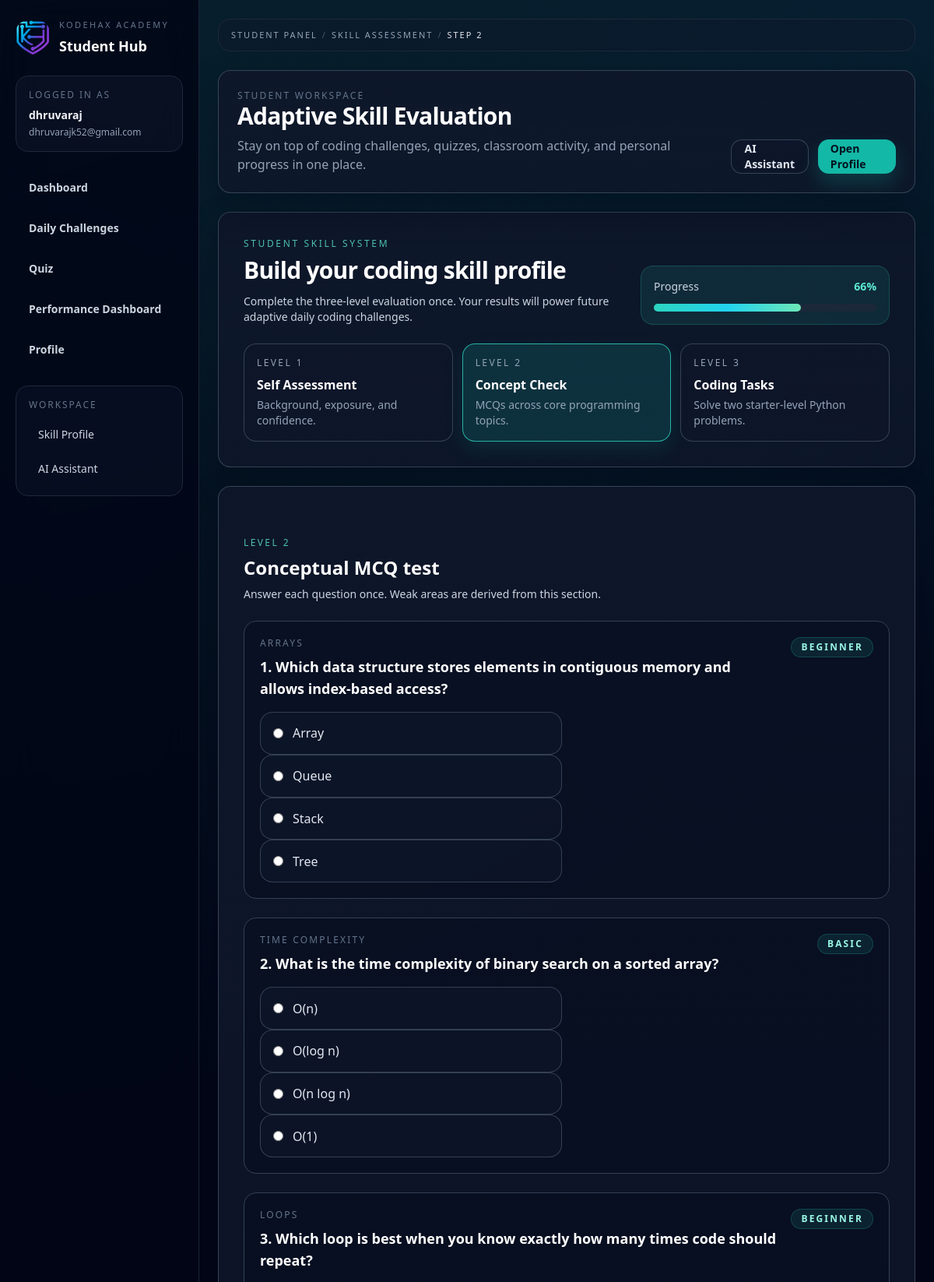
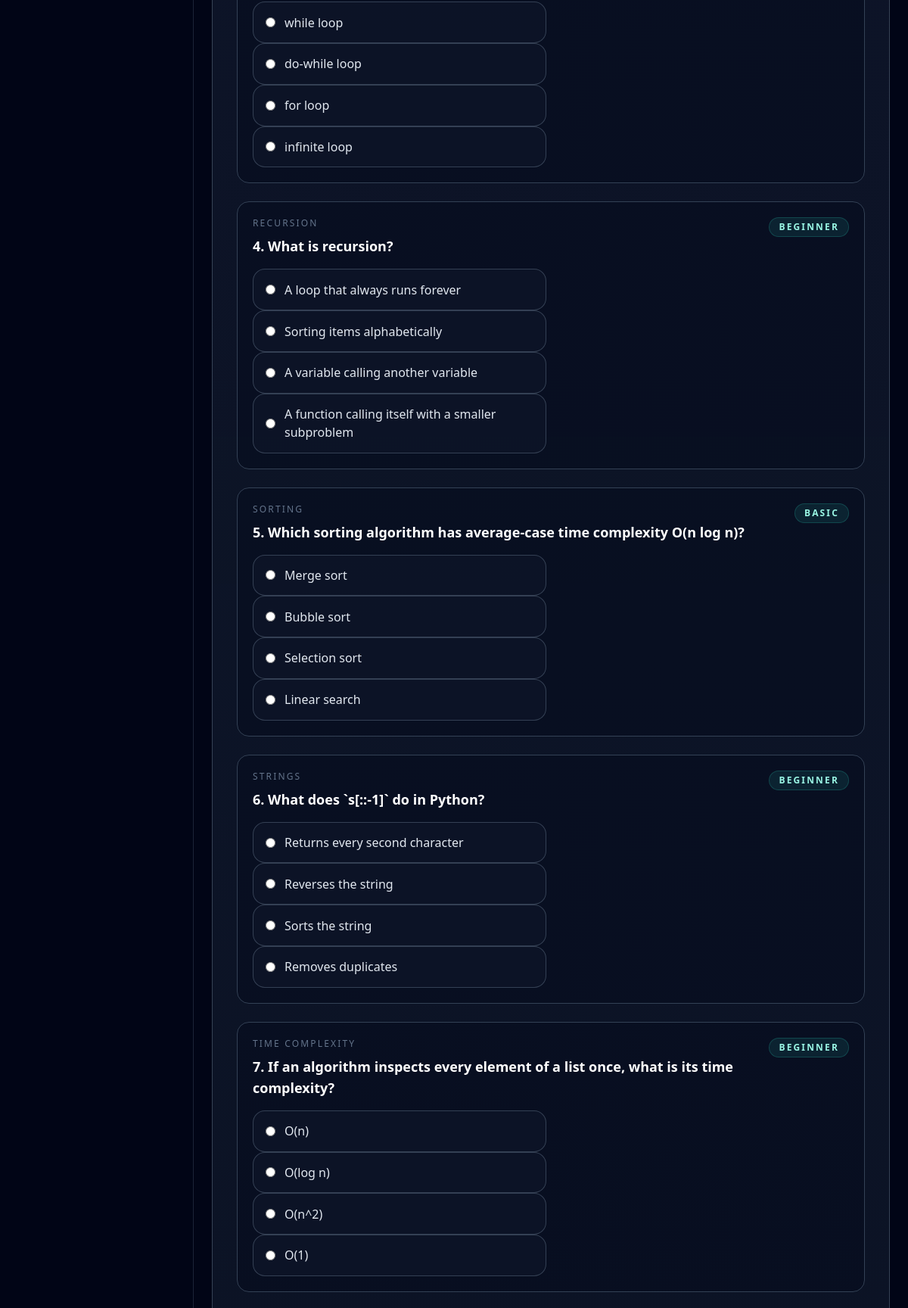
The page /student/skill-assessment/step/2/ (signed in, upper part) on the database its author committed (2 pictures, top to bottom).
### users/models.py (models this page shows, shortened)
class User(AbstractUser):
    ROLE_CHOICES = (
        ('student', 'Student'),
        ('teacher', 'Teacher'),
        ('admin', 'Admin'),
    )
    role = models.CharField(max_length=10, choices=ROLE_CHOICES)
    is_email_verified = models.BooleanField(default=False)
    last_otp_verified_at = models.DateTimeField(null=True, blank=True)

### skill_assessment/models.py (models this page shows, shortened)
class AssessmentQuestion(models.Model):
    DIFFICULTY_BEGINNER = "beginner"
    DIFFICULTY_BASIC = "basic"
    DIFFICULTY_INTERMEDIATE = "intermediate"
    DIFFICULTY_CHOICES = (
        (DIFFICULTY_BEGINNER, "Beginner"),
        (DIFFICULTY_BASIC, "Basic"),
        (DIFFICULTY_INTERMEDIATE, "Intermediate"),
    )
    question_text = models.TextField()
    topic = models.CharField(max_length=50)
    options = models.JSONField(default=list)
    correct_answer = models.CharField(max_length=255)
    difficulty = models.CharField(
        max_length=20,
        choices=DIFFICULTY_CHOICES,
        default=DIFFICULTY_BEGINNER,
    )
    order = models.PositiveIntegerField(default=0)
    is_active = models.BooleanField(default=True)
    created_at = models.DateTimeField(auto_now_add=True)
    updated_at = models.DateTimeField(auto_now=True)
    class Meta:
        ordering = ("order", "id")

### skill_assessment/views.py (the view, shortened to what this page needs)
# urls.py: path("step/<int:step>/", views.assessment_step, name="skill_assessment_step"),
@login_required
def assessment_step(request, step):
    redirect_response = _ensure_student(request)
    if redirect_response:
        return redirect_response
    ensure_default_assessment_content()
    assessment = _get_student_assessment(request.user)
    if assessment.completed:
        messages.info(request, "Your skill evaluation has already been completed.")
        return redirect("skill_assessment_profile")
    step = max(1, min(int(step), 3))
    if step > assessment.current_step:
        return redirect("skill_assessment_step", step=assessment.current_step)
    questions = list(
        AssessmentQuestion.objects.filter(is_active=True).order_by("order", "id")[:10]
    )
    problems = list(
        CodingProblem.objects.filter(is_active=True).order_by("order", "id")[:2]
    )
    if step == 1:
        initial = assessment.self_assessment_answers or None
        form = SelfAssessmentForm(request.POST or None, initial=initial)
        if request.method == "POST" and form.is_valid():
            score = calculate_self_assessment_score(form.cleaned_data)
            assessment.self_assessment_answers = form.cleaned_data
            assessment.self_assessment_score = score
            assessment.current_step = 2
            assessment.save(
                update_fields=[
                    "self_assessment_answers",
                    "self_assessment_score",
                    "current_step",
                    "updated_at",
                ]
            )
            return redirect("skill_assessment_step", step=2)
    elif step == 2:
        initial = assessment.mcq_answers or None
        form = MCQAssessmentForm(request.POST or None, initial=initial, questions=questions)
    context = {
        "assessment": assessment,
        "form": form,
        "questions": questions,
        "problems": problems,
        "step": step,
        "step_percent": int((step / 3) * 100),
        "total_steps": 3,
    }
    return render(request, "skill_assessment/assessment_form.html", context)

### templates/skill_assessment/assessment_form.html (shortened to what this page needs)
{% extends "student/base.html" %}
{% load skill_assessment_tags %}
{% block header %}Adaptive Skill Evaluation{% endblock %}
{% block content %}
<div class="space-y-6">
  <section class="glass-card p-6 sm:p-8">
    <div class="flex flex-col gap-4 lg:flex-row lg:items-end lg:justify-between">
      <div>
        <p class="text-xs uppercase tracking-[0.22em] text-teal-300/80">Student Skill System</p>
        <h2 class="mt-2 text-2xl font-black tracking-tight text-white sm:text-3xl">Build your coding skill profile</h2>
        <p class="mt-3 max-w-3xl text-sm text-slate-300">
          Complete the three-level evaluation once. Your results will power future adaptive daily coding challenges.
        </p>
      </div>
      <div class="w-full rounded-2xl border border-teal-400/20 bg-teal-400/10 p-4 lg:max-w-xs">
        <div class="flex items-center justify-between text-sm">
          <span class="text-slate-300">Progress</span>
          <span class="font-semibold text-teal-300">{{ step_percent }}%</span>
        </div>
        <div class="mt-3 h-2.5 rounded-full bg-slate-800/80">
          <div class="h-2.5 rounded-full bg-gradient-to-r from-teal-400 via-cyan-400 to-emerald-300" style="width: {{ step_percent }}%;"></div>
        </div>
      </div>
    </div>
    <div class="mt-6 grid grid-cols-1 gap-3 md:grid-cols-3">
      <div class="step-pill {% if step == 1 %}active{% endif %} rounded-2xl p-4">
        <p class="text-xs uppercase tracking-[0.2em] text-slate-400">Level 1</p>
        <h3 class="mt-2 font-semibold text-white">Self Assessment</h3>
        <p class="mt-1 text-sm text-slate-400">Background, exposure, and confidence.</p>
      </div>
      <div class="step-pill {% if step == 2 %}active{% endif %} rounded-2xl p-4">
        <p class="text-xs uppercase tracking-[0.2em] text-slate-400">Level 2</p>
        <h3 class="mt-2 font-semibold text-white">Concept Check</h3>
        <p class="mt-1 text-sm text-slate-400">MCQs across core programming topics.</p>
      </div>
      <div class="step-pill {% if step == 3 %}active{% endif %} rounded-2xl p-4">
        <p class="text-xs uppercase tracking-[0.2em] text-slate-400">Level 3</p>
        <h3 class="mt-2 font-semibold text-white">Coding Tasks</h3>
        <p class="mt-1 text-sm text-slate-400">Solve two starter-level Python problems.</p>
      </div>
    </div>
  </section>
  <section class="glass-card p-6 sm:p-8">
    <form method="post" class="space-y-8">
      {% if step == 1 %}
      <div class="space-y-6">
        <div>
          <p class="text-xs uppercase tracking-[0.2em] text-teal-300/80">Level 1</p>
          <h3 class="mt-2 text-2xl font-black text-white">Self assessment</h3>
          <p class="mt-2 text-sm text-slate-300">Tell us how much coding exposure you already have.</p>
        </div>
        <div class="grid grid-cols-1 gap-5 lg:grid-cols-2">
          <div>
            <label class="mb-2 block text-sm font-semibold text-slate-200">{{ form.programming_language_familiarity.label }}</label>
            {{ form.programming_language_familiarity }}
            {% if form.programming_language_familiarity.errors %}
            <p class="mt-2 text-sm text-rose-300">{{ form.programming_language_familiarity.errors.0 }}</p>
            {% endif %}
          </div>
          <div>
            <label class="mb-2 block text-sm font-semibold text-slate-200">{{ form.coding_experience_duration.label }}</label>
            {{ form.coding_experience_duration }}
            {% if form.coding_experience_duration.errors %}
            <p class="mt-2 text-sm text-rose-300">{{ form.coding_experience_duration.errors.0 }}</p>
            {% endif %}
          </div>
        </div>
        <div>
          <label class="mb-3 block text-sm font-semibold text-slate-200">{{ form.platforms_used.label }}</label>
          <div class="choice-card grid grid-cols-1 gap-3 md:grid-cols-2 xl:grid-cols-3">
            {{ form.platforms_used }}
          </div>
        </div>
        <div>
          <label class="mb-3 block text-sm font-semibold text-slate-200">{{ form.confidence_rating.label }}</label>
          <div class="radio-grid grid grid-cols-1 gap-3 md:grid-cols-2 xl:grid-cols-5">
            {{ form.confidence_rating }}
          </div>
          {% if form.confidence_rating.errors %}
          <p class="mt-2 text-sm text-rose-300">{{ form.confidence_rating.errors.0 }}</p>
          {% endif %}
        </div>
      </div>
      {% elif step == 2 %}
      <div class="space-y-6">
        <div>
          <p class="text-xs uppercase tracking-[0.2em] text-teal-300/80">Level 2</p>
          <h3 class="mt-2 text-2xl font-black text-white">Conceptual MCQ test</h3>
          <p class="mt-2 text-sm text-slate-300">Answer each question once. Weak areas are derived from this section.</p>
        </div>
        {% for question in questions %}
        {% with field_name='question_'|field_name:question.id %}
        <article class="rounded-2xl border border-slate-700 bg-slate-950/35 p-5">
          <div class="flex items-start justify-between gap-4">
            <div>
              <p class="text-xs uppercase tracking-[0.18em] text-slate-500">{{ question.topic }}</p>
              <h4 class="mt-2 text-lg font-semibold text-white">{{ forloop.counter }}. {{ question.question_text }}</h4>
            </div>
            <span class="rounded-full border border-teal-400/20 bg-teal-400/10 px-3 py-1 text-xs font-semibold uppercase tracking-[0.18em] text-teal-200">
              {{ question.difficulty }}
            </span>
          </div>
          <div class="radio-grid mt-4 grid grid-cols-1 gap-3 lg:grid-cols-2">
            {{ form|get_item:field_name }}
          </div>
        </article>
        {% endwith %}
        {% endfor %}
      </div>
      {% endif %}
    </form>
  </section>
</div>
{% endblock %}

### templates/student/base.html (shortened to what this page needs)
{% load static breadcrumbs %}
<!DOCTYPE html>
<html lang="en">
<head>
    <script src="https://cdn.tailwindcss.com"></script>
</head>
<body class="min-h-screen overflow-x-hidden">
{% with current_path=request.path %}
<div class="min-h-screen flex flex-col lg:flex-row">
    <aside class="hidden lg:block w-64 shrink-0 border-r border-slate-800/90 bg-slate-950/85 backdrop-blur-xl">
        <div class="flex h-screen flex-col px-5 py-6">
            <div class="reveal">
                <div class="flex items-center gap-3">
                    <img src="{% static 'image/image.png' %}" alt="Kodehax Academy logo" class="h-11 w-11 rounded-2xl object-cover">
                    <div>
                        <p class="text-[11px] uppercase tracking-[0.22em] text-slate-500">Kodehax Academy</p>
                        <h1 class="mt-1 text-lg font-black text-white">Student Hub</h1>
                    </div>
                </div>
                <div class="mt-6 rounded-2xl border border-slate-800 bg-slate-900/55 p-4">
                    <p class="text-xs uppercase tracking-[0.16em] text-slate-500">Logged in as</p>
                    <p class="mt-2 truncate text-sm font-semibold text-slate-100">{{ request.user.username }}</p>
                    <p class="mt-1 truncate text-xs text-slate-400">{{ request.user.email }}</p>
                </div>
            </div>
            <nav class="mt-6 space-y-2 reveal delay-1">
                <a href="{% url 'student_dashboard' %}" class="nav-link {% if '/student/dashboard/' in current_path %}active{% else %}text-slate-300{% endif %} flex min-h-11 items-center rounded-2xl px-4 text-sm font-semibold">
                    Dashboard
                </a>
                <a href="{% url 'daily_challenges_today' %}" class="nav-link {% if '/daily-challenges/' in current_path %}active{% else %}text-slate-300{% endif %} flex min-h-11 items-center rounded-2xl px-4 text-sm font-semibold">
                    Daily Challenges
                </a>
                <a href="{% url 'view_assignments' %}" class="nav-link {% if '/student/assignments/' in current_path %}active{% else %}text-slate-300{% endif %} flex min-h-11 items-center rounded-2xl px-4 text-sm font-semibold">
                    Quiz
                </a>
                <a href="{% url 'student_performance_dashboard' %}" class="nav-link {% if '/student/performance/' in current_path %}active{% else %}text-slate-300{% endif %} flex min-h-11 items-center rounded-2xl px-4 text-sm font-semibold">
                    Performance Dashboard
                </a>
                <a href="{% url 'student_profile' %}" class="nav-link {% if '/student/profile/' in current_path %}active{% else %}text-slate-300{% endif %} flex min-h-11 items-center rounded-2xl px-4 text-sm font-semibold">
                    Profile
                </a>
            </nav>
            <div class="mt-6 rounded-2xl border border-slate-800 bg-slate-900/45 p-4 reveal delay-2">
                <p class="text-xs uppercase tracking-[0.16em] text-slate-500">Workspace</p>
                <div class="mt-3 space-y-2 text-sm">
                    <a href="{% url 'skill_assessment_profile' %}" class="block rounded-xl px-3 py-2 text-slate-300 transition hover:bg-slate-900 hover:text-white">Skill Profile</a>
                    <a href="{% url 'chat_page' %}" class="block rounded-xl px-3 py-2 text-slate-300 transition hover:bg-slate-900 hover:text-white">AI Assistant</a>
                </div>
            </div>
        </div>
    </aside>
    <div class="flex min-h-screen flex-1 flex-col">
        <main class="flex-1 overflow-y-auto custom-scroll">
            <div class="px-4 py-5 pb-28 sm:px-6 sm:py-6 sm:pb-28 lg:pb-8">
                <div class="mx-auto max-w-7xl space-y-6">
                    <div class="hidden rounded-2xl border border-slate-800 bg-slate-900/45 px-4 py-3 text-xs text-slate-400 lg:block">
                        {% module_breadcrumbs "student" %}
                    </div>
                    <section class="surface-card reveal p-5 sm:p-6">
                        <div class="flex flex-col gap-4 sm:flex-row sm:items-end sm:justify-between">
                            <div>
                                <p class="text-xs uppercase tracking-[0.18em] text-slate-500 lg:block hidden">Student Workspace</p>
                                <h1 class="text-xl font-black tracking-tight text-white md:text-2xl lg:text-3xl">{% block header %}Student Dashboard{% endblock %}</h1>
                                <p class="mt-2 text-sm text-slate-400 md:text-base">{% block header_subtitle %}Stay on top of coding challenges, quizzes, classroom activity, and personal progress in one place.{% endblock %}</p>
                            </div>
                            <div class="hidden items-center gap-3 lg:flex">
                                <a href="{% url 'chat_page' %}" class="btn-muted inline-flex h-11 items-center justify-center px-4 text-sm">AI Assistant</a>
                                <a href="{% url 'student_profile' %}" class="btn-primary inline-flex h-11 items-center justify-center px-4 text-sm">Open Profile</a>
                            </div>
                        </div>
                    </section>
                    {% block content %}{% endblock %}
                </div>
            </div>
        </main>
    </div>
</div>
{% endwith %}
</body>
</html>

### templates/shared/breadcrumbs.html
{% if breadcrumb_items %}
<nav aria-label="Breadcrumb" class="flex items-center gap-1.5 overflow-x-auto whitespace-nowrap text-[11px] uppercase tracking-[0.18em] text-slate-400">
  {% for item in breadcrumb_items %}
    {% if not forloop.first %}
      <span class="text-slate-600">/</span>
    {% endif %}
    {% if item.url and not item.current %}
      <a href="{{ item.url }}" class="transition hover:text-slate-200">{{ item.label }}</a>
    {% else %}
      <span class="{% if item.current %}text-slate-200{% endif %}">{{ item.label }}</span>
    {% endif %}
  {% endfor %}
</nav>
{% endif %}

### rows shown on the page
User: user.username "dhruvaraj", user.email "dhruvarajk52@gmail.com"
AssessmentQuestion: topic "ARRAYS", question_text "Which data structure stores elements in contiguous memory and allows index-based access?", difficulty "BEGINNER"
AssessmentQuestion: topic "TIME COMPLEXITY", question_text "What is the time complexity of binary search on a sorted array?", difficulty "BASIC"
AssessmentQuestion: topic "LOOPS", question_text "Which loop is best when you know exactly how many times code should repeat?", difficulty "BEGINNER"
AssessmentQuestion: topic "RECURSION", question_text "What is recursion?", difficulty "BEGINNER"
AssessmentQuestion: topic "SORTING", question_text "Which sorting algorithm has average-case time complexity O(n log n)?", difficulty "BASIC"
AssessmentQuestion: topic "STRINGS", question_text "What does `s[::-1]` do in Python?", difficulty "BEGINNER"
AssessmentQuestion: topic "TIME COMPLEXITY", question_text "If an algorithm inspects every element of a list once, what is its time complexity?", difficulty "BEGINNER"

### other values the page prints
{{ item.label }} "STUDENT PANEL" "SKILL ASSESSMENT"
{{ item.label }} "STEP 2"
{{ step_percent }} "66"
